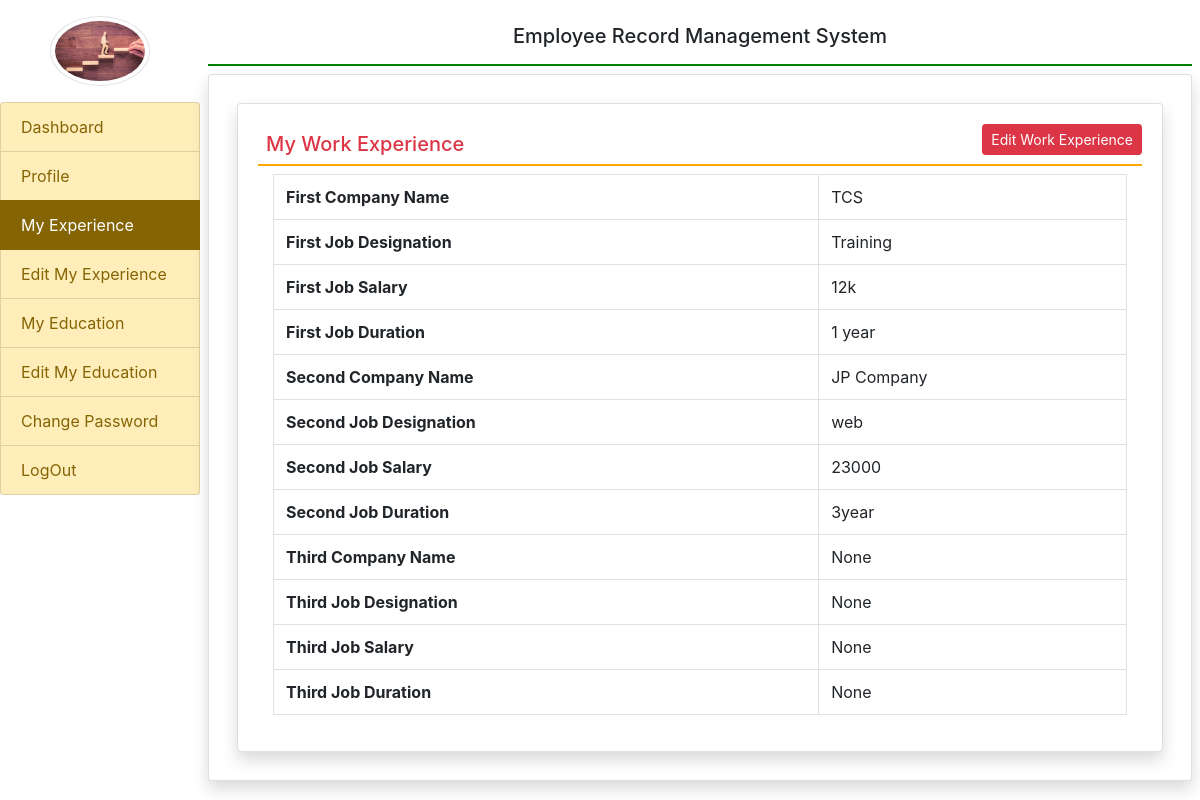
The page /my_exp/ (signed in) on the database its author committed.
### employee/models.py (models this page shows, shortened)
class EmployeeExperience(models.Model):
    user = models.ForeignKey(User, on_delete=models.CASCADE)
    company1name = models.CharField(max_length=100, null=True)
    company1desig = models.CharField(max_length=100, null=True)
    company1salary = models.CharField(max_length=100, null=True)
    company1duration =models.CharField(max_length=100, null=True)
    company2name = models.CharField(max_length=100, null=True)
    company2desig = models.CharField(max_length=100, null=True)
    company2salary = models.CharField(max_length=100, null=True)
    company2duration = models.CharField(max_length=100, null=True)
    company3name = models.CharField(max_length=100, null=True)
    company3desig = models.CharField(max_length=100, null=True)
    company3salary = models.CharField(max_length=100, null=True)
    company3duration = models.CharField(max_length=100, null=True)

### employee/views.py (the view)
# urls.py: path('my_exp/', views.my_exp, name = "my_exp"),
def my_exp(request):
    if not request.user.is_authenticated:
        return redirect('emp_login')
    user = request.user
    experience = EmployeeExperience.objects.get(user = user)
    return render(request, 'my_exp.html', locals())

### templates/my_exp.html
{% extends 'emp_base.html' %}
{% block main %}
<div class="card shadow m-2">
    <div class="card-body">
        <a href="{% url 'edit_exp' %}" class="btn btn-danger float-right btn-sm">Edit Work Experience</a>
        <h5 class="p-2 text-danger" style="border-bottom: 2px solid orange">My Work Experience</h5>
        <div class="container-fluid">
            <table class="table table-bordered">
                <tr>
                    <th>First Company Name</th>
                    <td>{{experience.company1name}}</td>
                </tr>
                <tr>
                    <th>First Job Designation</th>
                    <td>{{experience.company1desig}}</td>
                </tr>
                <tr>
                    <th>First Job Salary</th>
                    <td>{{experience.company1salary}}</td>
                </tr>
                <tr>
                    <th>First Job Duration </th>
                    <td>{{experience.company1duration}}</td>
                </tr>
                <tr>
                    <th>Second Company Name</th>
                    <td>{{experience.company2name}}</td>
                </tr>
                <tr>
                    <th>Second Job Designation</th>
                    <td>{{experience.company2desig}}</td>
                </tr>
                <tr>
                    <th>Second Job Salary</th>
                    <td>{{experience.company2salary}}</td>
                </tr>
                <tr>
                    <th>Second Job Duration </th>
                    <td>{{experience.company2duration}}</td>
                </tr>
                <tr>
                    <th>Third Company Name</th>
                    <td>{{experience.company3name}}</td>
                </tr>
                <tr>
                    <th>Third Job Designation</th>
                    <td>{{experience.company3desig}}</td>
                </tr>
                <tr>
                    <th>Third Job Salary</th>
                    <td>{{experience.company3salary}}</td>
                </tr>
                <tr>
                    <th>Third Job Duration </th>
                    <td>{{experience.company3duration}}</td>
                </tr>
            </table>
        </div>
    </div>
</div>
{% endblock %}

### rows shown on the page
EmployeeExperience: company1name "TCS", company1desig "Training", company1salary "12k", company1duration "1 year", company2name "JP Company", company2desig "web", company2salary "23000", company2duration "3year", company3name "None", company3desig "None", company3salary "None", company3duration "None"
